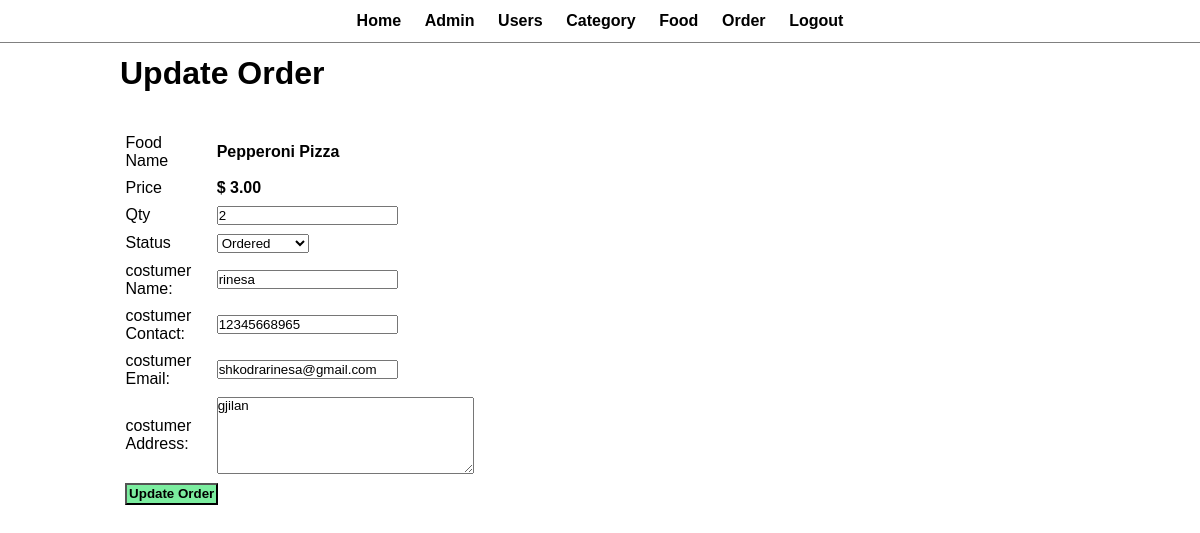
/admin/update-order.php?id=5 (signed in), run on the app's committed database.
### tables this page shows
CREATE TABLE `tbl_order` (
  `id` int(10) UNSIGNED NOT NULL,
  `food` varchar(150) NOT NULL,
  `price` decimal(10,2) NOT NULL,
  `qty` int(11) NOT NULL,
  `total` decimal(10,2) NOT NULL,
  `order_date` datetime NOT NULL,
  `status` varchar(50) NOT NULL,
  `costumer_name` varchar(150) NOT NULL,
  `costumer_contact` varchar(20) NOT NULL,
  `costumer_email` varchar(150) NOT NULL,
  `costumer_address` varchar(255) NOT NULL
);

### admin/update-order.php (the view, shortened to what this page needs)
<?php include('partials/menu.php'); ?>
<div class="main-content">
    <div class="wrapper">
        <h1>Update Order</h1>
        <br><br>
        <?php
            if(isset($_GET['id']))
            {
                $id=$_GET['id'];
                $sql = "SELECT * FROM tbl_order WHERE id=$id";
                $res = mysqli_query($conn, $sql);
                $count = mysqli_num_rows($res);
                if($count==1)
                {
                    $row=mysqli_fetch_assoc($res);
                    $food = $row['food'];
                    $price = $row['price'];
                    $qty = $row['qty'];
                    $status = $row['status'];
                    $costumer_name = $row['costumer_name'];
                    $costumer_contact = $row['costumer_contact'];
                    $costumer_email = $row['costumer_email'];
                    $costumer_address= $row['costumer_address'];
                }
                else
                {
                    header('location:'.SITEURL.'admin/manage-order.php');
                }
            }
            else
            {
                header('location:'.SITEURL.'admin/manage-order.php');
            }
        ?>
        <form action="" method="POST">
            <table class="tbl-30">
                <tr>
                    <td>Food Name</td>
                    <td><b> <?php echo $food; ?> </b></td>
                </tr>
                <tr>
                    <td>Price</td>
                    <td>
                        <b> $ <?php echo $price; ?></b>
                    </td>
                </tr>
                <tr>
                    <td>Qty</td>
                    <td>
                        <input type="number" name="qty" value="<?php echo $qty; ?>">
                    </td>
                </tr>
                <tr>
                    <td>Status</td>
                    <td>
                        <select name="status">
                            <option <?php if($status=="Ordered"){echo "selected";} ?> value="Ordered">Ordered</option>
                        </select>
                    </td>
                </tr>
                <tr>
                    <td>costumer Name: </td>
                    <td>
                        <input type="text" name="costumer_name" value="<?php echo $costumer_name; ?>">
                    </td>
                </tr>
                <tr>
                    <td>costumer Contact: </td>
                    <td>
                        <input type="text" name="costumer_contact" value="<?php echo $costumer_contact; ?>">
                    </td>
                </tr>
                <tr>
                    <td>costumer Email: </td>
                    <td>
                        <input type="text" name="costumer_email" value="<?php echo $costumer_email; ?>">
                    </td>
                </tr>
                <tr>
                    <td>costumer Address: </td>
                    <td>
                        <textarea name="costumer_address" cols="30" rows="5"><?php echo $costumer_address; ?></textarea>
                    </td>
                </tr>
                <tr>
                    <td clospan="2">
                        <input type="submit" name="submit" value="Update Order" class="btn-secondary">
                    </td>
                </tr>
            </table>
        </form>
    </div>
</div>

### CSS/admin.css (style rules this page uses)
* { margin: 0; padding: 0; font-family: Arial, Helvetica, sans-serif; }
.wrapper { padding: 1%; width: 80%; margin: 0 auto; color: black; }
.tbl-30 { width: 30%; }
table tr td { padding: 1%; }
.btn-secondary { background-color: #7bed9f; padding: 2%; color: black; text-decoration: none; font-weight: bold; }

### data on the page
tbl_order: food "Pepperoni Pizza", price "3.00", qty "2", status "Ordered", costumer_name "rinesa", costumer_contact "12345668965", costumer_email "shkodrarinesa@gmail.com", costumer_address "gjilan"
